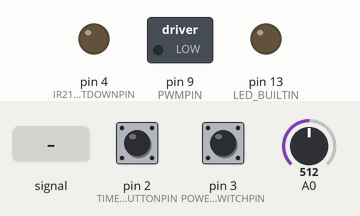
Recording of a sketch running on a simulated Arduino Uno, built with avr-gcc and run on an emulated ATmega328P. On the bench: switched loads named in the sketch (green lamp = pin HIGH), output pins drawn as LEDs (lit = HIGH). The test bench sets the inputs (shaded band); at power-on: pin 2 (TIMERBUTTONPIN) HIGH, pin 3 (POWERSWITCHPIN) HIGH, A0 = 512. Sleep ends after the set time or at an interrupt.

Above: at 1.2 s.
1.3 s: pin 2 (TIMERBUTTONPIN) pulled LOW for 0.15 s
At 2.3 s:
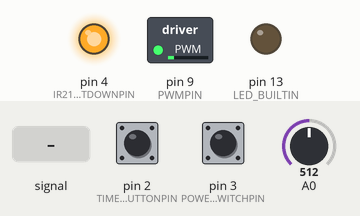
2.9 s: A0 fed a 200 Hz sine of ±81 counts around its level
Timing chart, 0 to 5.1 s (numbered marks = the images above; inputs shaded):
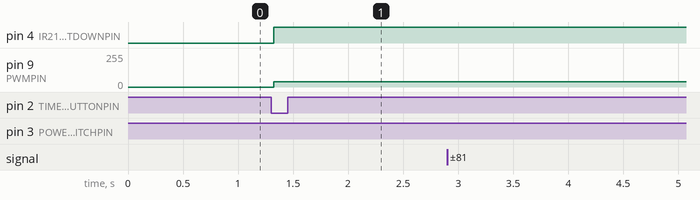

The sketch:

Fancontrollerv2.ino
```cpp
/***
This is a FAN controller project using a barebones 8MHz ATMEGA328p to control a fan
In my case a flue gas exhaust fan connected to a rocket mass heater. It's a 12v fan and my powersupply is a LiFePO4 battery bank with a voltage between 26v and 29v.

It uses PWM do drive a buckconverter that powers a fan, without feedback since the load is constant and the input varies only about 10%.
Controling the PWM is direct via registers so it can produce a different pwm frequency than analogWrite() is capable of.
The controller is controlled by one switch, one button and a potentiometer. In my setup the switch and the button is the same physical switch which acts as a button in one direction
and a switch in the other one.

Control flow is implemented as a state machine with interrupts from the pins where the button and switch are connected to change state.
It has three states:
Running permanetly, setting the fan speed based on the potentiometer and nothing mroe
Running on timer, setting the fan speed until a timer expires then go to sleep
Sleep mode, powering down the MCU completely and waking on pin interrupt

It implements reading ADC0 and updating the PWM registry using an interrupt service routine. The ADC is in freewheeling mode and it sets an interrupt after each completed measurement.
ADC0 is arduino pin A0 and pin 23 on the ATMEGA, the potentiometer is wired here. The pot ranges from GND to Vcc.

In the current configuration the button (button side of my switch) is wired to pin 2 on the arduino, i.e. pin 4 on the ATMEGA, and the switch (switch side of my switch) is
wired to arduino pin 3, pin5 on the ATMEGA. These pins are of course the two interrupt pins, INT0 and INT1. This is necessary to be able to wake the MCU from sleep and go back to buisness.

PWM output is OC1A (Arduino pin 9, ATMEGA pin 15)

I've implemented the hardware both as a low side N MOSFET buck converter (this can output a lot of RFI, be warned) and also using the pwm to drive an IR2104
(( Use the MOSFET driver, you know you want to! ))


*/
#if !defined(__AVR_ATmega328P__) && !defined(__AVR_ATmega328__) && ! defined(__AVR_ATmega168__)

#error This code only works on the ATMega328P or similar

#endif


#include "Arduino.h"
#include <avr/sleep.h>

/*
 * Global constants
 *
 */

//Debugging stuff
//#define DEBUG

#ifdef DEBUG
#define LOG(a) Serial.print((a))
#else
#define LOG(a)
#endif

//Some basic constants if they havent already been defined
#ifndef TRUE
#if true
#define TRUE true
#else
#define TRUE 1
#endif //if true
#endif //ifndef TRUE

#ifndef FALSE
#if !false
#define FALSE false
#else
#define FALSE 0
#endif //ifndef FALSE
#endif //#if !false

#ifndef HIGH
#define HIGH 1
#endif

#ifndef LOW
#define LOW 0
#endif

//Cpu frequency adjust
//Used everywhere changing the clock speed of the MCU will have an effect (except debugging statements)
//It should be 16 / Current CPU freq in MHz (so 2 for a bare 8MHz ATMEGA, 1 for arduino)
//this is handy when switching to and from an arduino and a barebones MCU without oscillator
//Currently supports only the values 1 and 2
#define CPUFREQADJUST 2
#if CPUFREQADJUST != 1 && CPUFREQADJUST != 2
#error Unsupported CPUFREQADJUST
#endif

/*
 * PIN definitions
 *
 */

//This sets the ADC behaviour
//ADC enabled, Start conversion (i.e. free running mode), Automatic sampling, prescaler depending on CPUFREQADJUST, 128 or 64 (in this order)
//
// IMPORTANT The pot is connected on A0 in the current setup
//            Change the ADMUX bits in setup() for other ports
//
#define ADCSETUP (bit(ADEN) | bit(ADSC) | bit(ADATE) | bit(ADIE) | bit(ADPS2) | bit(ADPS1) | (CPUFREQADJUST == 2 ? 0 : bit(ADPS0)))


// Output pin that the buck converter is attached to
// Dont change these w/o changing both defines AND all the control registers
#define PWM OCR1A
#define PWMPIN 9

//Pin the timer button is connected to
#define TIMERBUTTONPIN 2

//Pin the power switch is attached to
#define POWERSWITCHPIN 3

//Handy macro to avoid using digital read
//PIND is the register which holds all the input values on port D
//The switch shows up as bit 3 in this bitmask (the rightmost bit is called bit 0)
#define READPOWERSWITCH() ((PIND & 0b00001000) ? HIGH : LOW)


//Shutdown pin of the IR2104
//This pin is shutdown bar (low triggers shutdown). In other words, HIGH to enable and LOW to disable (why not just call it Enable???)
#define IR2104SHUTDOWNPIN 4


/*
 * PWM definitions
 *
 */

// Ticks per PWM cycle
#define PWMCOUNT 512 / CPUFREQADJUST

// Toggle PWM
// mode : 10 phase correct PWM, TOP=ICR1
#define PWMON (bit(COM1A1) | bit(WGM11))
#define PWMOFF 0

// Different states of running
volatile enum state_enum {
  RP,         //Running permanently (ON power switch)
  RT,         //Running on a timer
  SM          //Sleep mode
} current_state;


/*
 * Sleep support variables and functions
 *
 */

//Sleep time tells the Timer mode when to turn the fan off
volatile unsigned long sleepTime = 0L;

//Since this sketch will run for more than 50 days(yes a hundred as well for the bare mcu), checking for millis overflow is necessary
volatile bool sleepTimeOverflow = FALSE;


//Sets sleeptime and sleepTimeoverflow
//Argument is the millis value at or after which we will go to sleep
//Is only ever called from ISR so it's marked inline (which the compiler will probably ignore and/or consider superflous)
void __inline__ setSleepTime(long timeToSleep) {
   //timer0 millis is what the millis() function returns
   //We can read it directly as we are called from inside an ISR and so we do not need millis() protection against it changing mid read by a timer interrupt
  extern volatile unsigned long timer0_millis;

  //Set the target time for the MCU to go to sleep
  sleepTime = timer0_millis + timeToSleep / CPUFREQADJUST;

  //Since we might be running until millis overflows we need to check for that
  if(sleepTime < timer0_millis)
    sleepTimeOverflow = TRUE;
}


/*
 * Interrupt Service Routines
 *
 * These routines manages button presses and switch changes
 * They both update the current running state to reflect the state of the buttons
 *
 * The ADC vector ISR reads the high byte of the ADC (containg the all the high 8 significant bits of the ADC)
 * It then recalculates this as a pwm value and sets PWM
 */

//Timer Button ISR
//This ISR is called on the falling edge of the pin
//This has to be FALLING not LOW otherwise holding the button down will block all interrupts (tried and tested)
//note, FALLING works for waking up the MCU from sleep
void timerButtonISR() {

  //There are no break; in this switch statement so it will run all the way to the end except where obvious
  //the contents of current state will only change where it starts
  //This is faster, good practice for an ISR, but against a number of "rules" and coding standards.
  switch(current_state) {
    case SM:
      //Sleep mode, this means we just woke up
      //Disable sleep mode
      sleep_disable();

      // IMPORTANT
      // This is a deliberate fall through to the RP case

    case RP:
      //We hit the button while in running permanently mode
      // or we just woke up and we did both at the same time (or bounce or something)

      //If the power button is in ON mode (i.e. LOW) do nothing
      if(READPOWERSWITCH() == LOW) {
        //This returns, it's not a break so be careful about adding stuff after the switch statement
        return;
      }

      // IMPORTANT
      // This is a deliberate fall through to the RT case

    case RT:
      //If we came here falling through from RP or SM we set the mode to timer
      current_state = RT;
      //If not, we just hit the button again
      //Can be a bounce but we ignore that for speed since adding a few ms to sleeptime wont matter
      setSleepTime(1800000L);
  }
}

//Power Switch
//This ISR is called when the powerswitch changes state (Interrupt mode CHANGE)
//Note that the powerbutton can only wake the MCU on a FALLING edge or LOW state
//Electrically the powerswitch has to ground the pin if it's ON state and leave it alone (internal pullups) in OFF state
void powerSwitchISR() {

  //Start by checking the switch since this makes the procedure more readable
  if(READPOWERSWITCH() == LOW)
    switch(current_state) {
      //The switch is low so it just changed from HIGH to LOW
      //We are turning on (or bouncing)

      case SM:
      //Sleep mode
      //We just woke up
      sleep_disable();

      // IMPORTANT
      // This is a deliberate fall through to the RT case

      case RT:
      //User threw the power switch on while in timer mode, turn on

      // IMPORTANT
      // This is a deliberate fall through to the RP case

      case RP:
      //Probably a button bounce, ignore

      //Set the state as we can get here from falling through
      current_state = RP;
     }
  else
    switch(current_state) {
      //The switch is high so it just changed from LOW to HIGH
      //We are on and we are going to sleep

      case RT:
      //Bounce, or user wants to go from timed mode to power off(and can flip switches real fast)

      // IMPORTANT
      // This is a deliberate fall through to the RP case

      case RP:
        //The powerswitch has been turned off
        //We wait a few sec then turn off (in case the user wants to hit the Timer button)
        setSleepTime(2000);
        current_state = RT;

      // IMPORTANT
      // This is a deliberate fall through to the SM case

      case SM:
        //Sleep mode, should not be possible but who knows what can happen with bouncing buttons
        ;
     }
}

//We store the read from the ADC so we dont need to update if nothing has changed
volatile byte oldADCH = 0;

//Set the fan speed
//The speed is set by reading a potentiometer connected to A0 and using that value to calculate a pwm value (written to the PWM register)
//Electrically the PWM is used to drive a buckconverter using a MOSFET (or an IR2104 and two MOSFETs)
//((or whatever, use a bjt for the lols))
//This function gets called whenever the ADC has finished a reading
ISR(ADC_vect) {
  //If nothing has changed we just return
  if(ADCH == oldADCH)
    return;

  //Set old
  oldADCH = ADCH;

  //Calculate and set the PWM
  //NOTE: I use a linear function based on my needs (a 12v fan connected to a battery bank that changes voltage from 26 to 29)
  //There is no feedback, so the load as well as the supply voltage has to be reasonably constant
  //PWMCOUNT figures here because the linear relationship calculated returns a fraction from 0.24 to 0.039
  // so multiplying by PWMCOUNT matches the length of the PWM cycle

  //The two options below are equivalent except the first one uses only integer math
  //Not sure which one is fastest but using floats in an ISR feels icky
  PWM = ((51UL*(unsigned long)oldADCH + 3205UL)*(unsigned long)PWMCOUNT) >> 16;

  //This is the formula using floats
  //PWM = (unsigned int)((float)PWMCOUNT)*((0.000764f * oldADCH) + 0.0489f);


}

/*
 * Fan support functions
 *
 */

//Turn the fan completly off
void turnFanOff() {
  //Disable PWM
  TCCR1A = PWMOFF;

  //Set PWMPIN low
  digitalWrite(PWMPIN,LOW);

  //Set the IR2104 shutdown pin LOW, this disables the chip
  digitalWrite(IR2104SHUTDOWNPIN, LOW);

}

//Turn the fan on
void turnFanOn() {
  //We want the fan to move so we turn PWM on
  //(It doesn't matter if it already is)
  TCCR1A = PWMON;

  //Set the IR2104 shutdown pin HIGH, this enables the chip
  //(It doesn't matter if it already is)
  digitalWrite(IR2104SHUTDOWNPIN, HIGH);

}


/*
 * State functions
 *
 * These functions will each run until the current state changes
 *
 */

// Go to sleep
// Turn the fan off and power down the MCU
void stateSM() {
#ifdef DEBUG
  LOG("State: Sleep Mode\n");
  LOG("............. zzz\n");

  //Make sure last log messages gets properly sent
  Serial.flush();
#endif

   //Turn the fan off
  turnFanOff();

   //Turn the ADC off
  ADCSRA = 0;

  //Turn interrups off for the sleep setup
  //I've seen varying recommendations for this but having them off seems to make the most sense
  noInterrupts();

  //Set power down mode, i.e. everything inside the ATMEGA goes off
  set_sleep_mode (SLEEP_MODE_PWR_DOWN);

  //Turn on sleep mode capability
  sleep_enable();

  //Deactivate brown out detection
  //If I understand this correctly it will turn itself back on when we exit sleep mode
  sleep_bod_disable();

  //Reenable interrupts so we can wake back up
  interrupts();

  //Go to sleep
  sleep_cpu();

  //
  // IMPORTANT
  //
  // MCU is completely powered down here
  // TODO: Check circuit board so that all points (except the buttons and powerrail) are pulled low while we are down
  //

  //Wake up time
  LOG("\nBack from sleep\n");

  //Reenable the ADC by restoring the ADCSRA
  ADCSRA = ADCSETUP;

  //Sleep has already been disabled in the ISRs so we dont do that here
  return;
}

//Running permanetly mode
// It's the state for when the power switch is in the ON state
void stateRP() {
 LOG("State: Running Permanently\n");

  //We want the fan running
  turnFanOn();

  while(current_state == RP) {
#ifdef DEBUG
  static unsigned long lastlog = 0;
  unsigned long time = millis();

  //Log the values once per second or so
  if(time > lastlog + 1000) {
    lastlog = time;
    LOG("millis: ");
    LOG(time);
    LOG("\t\tADCH: ");
    LOG(oldADCH);
    LOG("\t\tPWM: ");
    LOG(PWM);
    LOG("\n");
  }
#endif
    delay(25);
  }

  //We dont do anything on exit with the PWM values as they might be used in another state (RT specifically)
  return;
}

//Running until timer mode
// Runs until the timer goes out, or state changes for other reasons
void stateRT() {
  LOG("State: Running on timer\n");

  //Start our beloved fan
  turnFanOn();

  //If we had an overflow, add a few more seconds so we dont accidentally miss when millis overflows
  if(sleepTimeOverflow) {
    sleepTime += 2000L;
  }

  while(current_state == RT) {
#ifdef DEBUG
  static unsigned long lastlog = 0;
  unsigned long time = millis();

  //Log the values once every sec
  if(time > lastlog + 1000) {
    lastlog = time;

    LOG("millis: ");
    LOG(time);
    LOG("\t\tADCH: ");
    LOG(oldADCH);
    LOG("\t\tPWM: ");
    LOG(PWM);
    LOG("\tsleeptime: ");
    LOG(sleepTime);
    LOG("\n");
  }

#endif

    //If we had an overflow in sleep time check, we wait until millis has overflowed
    if(sleepTimeOverflow) {
      if(millis() < sleepTime)
        sleepTimeOverflow = FALSE;
    }
    //When millis has counted past sleep time we set sleep mode
    else if(millis() > sleepTime) {
      current_state = SM;
    }

    delay(25);
  }

  //We dont do anything on exit with the PWM values as they might be used in another state
  return;
}

/*
 * ARDUINO functions loop and setup
 *
 * Doing their arduino thing (as usual)
 */

void setup() {
#ifdef DEBUG
  Serial.begin(38400);
#endif
  LOG("Init staring\n");

  //Set PWM pin to output for when it is not in PWM mode
  pinMode(PWMPIN, OUTPUT);
  digitalWrite(PWMPIN,LOW);

  //Set the builtin LED to ouput
  pinMode(LED_BUILTIN, OUTPUT);

  //Set the IR2104 sd_bar pin to output
  pinMode(IR2104SHUTDOWNPIN, OUTPUT);

  //Set the non changing PWM control bits
  //PWM mode 10, phase correct PWM with TOP=ICR and no prescaler (clk/1)
  TCCR1B = bit(WGM13) | bit(CS10);

  //Set the top value of the counter (where it turns around in phase correct mode)
  //This value together with the prescaler sets the PWM frequency i.e. PWMfreq = CPUfreq / prescaler / PWMCOUNT
  ICR1 = PWMCOUNT - 1;

  //Setup the ADC (Analog to Digital converter) for free running mode, it just keeps continously measuring
  ADCSRB = 0;

  //Use port A0
  //left adjust the result, this means the highest 8 bits will all be in ADCH in the right order
  //Use AVcc as the reference voltage
  ADMUX = bit(ADLAR) | bit(REFS0);

  //Disable the digital input buffers on analog pins
  DIDR0 = 0x3F;

  //Set the ADCs first control register to enable
  //Tell it to start samplings
  //Also tell it to keep automatically sampling and to generate an interrupt
  ADCSRA = ADCSETUP;

  //Set pin mode for the power switch to internal pullup
  pinMode(POWERSWITCHPIN, INPUT_PULLUP);

  //Wait abit so that we dont get a false reading from the power pin
  delay(2);

  //Set the startup mode based on the power switch
  if(READPOWERSWITCH()) {
    //The pin is high, which means the switch is in off mode so we sleep
    LOG("Startup state is: Sleep mode\n");
    current_state = SM;
  }
  else {
    //The pin is low, the switch is in on mode so we start running the fan
    LOG("Startup state is: Running permanently\n");
    current_state = RP;
  }

  //Attach the timer button interrupt
  //Important note, the MCU can only wake up from a falling or low state
  //This means that the powerbutton has to be wired to go LOW in the on state and HIGH in the off state
  attachInterrupt(digitalPinToInterrupt(POWERSWITCHPIN), powerSwitchISR, CHANGE);


  //Set pinmode for int pin to internal pullup
  pinMode(TIMERBUTTONPIN, INPUT_PULLUP);

  //Attach the timer button interrupt
  attachInterrupt(digitalPinToInterrupt(TIMERBUTTONPIN), timerButtonISR, FALLING);

  LOG("Init complete\n");
  LOG("########################################\n");
}

void loop() {
  //Main loop calls the appropriate state functions based on the current state variable
  //Change of state occurs only inside of the two ISRs timerButtonISR and powerButtonISR

  //We delay for 50ms since our buttons might bounce and this let's them settle
  delay(50 / CPUFREQADJUST);

  switch(current_state) {
    //Running the fan in the on state
    case RP:
      stateRP();
      break;
      ;;

    //Running the fan until our timer expires
    case RT:
      stateRT();
      break;
      ;;

    //We are going to sleep
    case SM:
      stateSM();
      break;
      ;;
  }
}
```

Measured:
- after the input at 1.3 s, pin 4 (IR2104SHUTDOWNPIN): LOW → HIGH at once; pin 9 (PWMPIN): 0/255 → 38/255 at once
